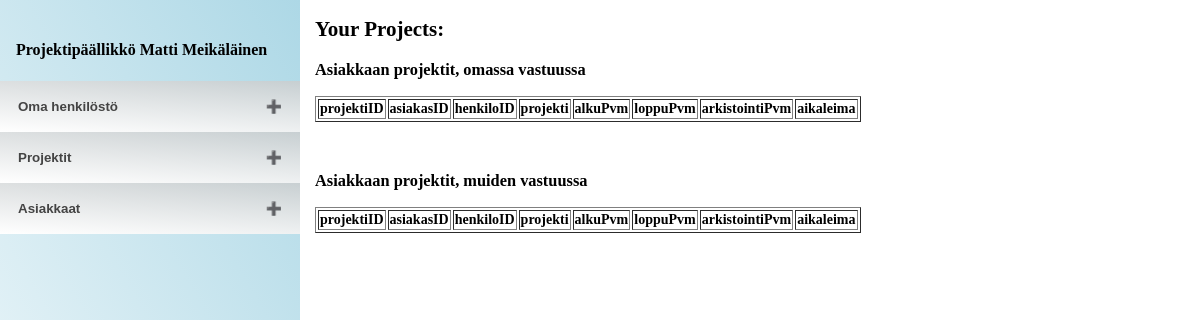
The app's page /viewv2.php, older data.
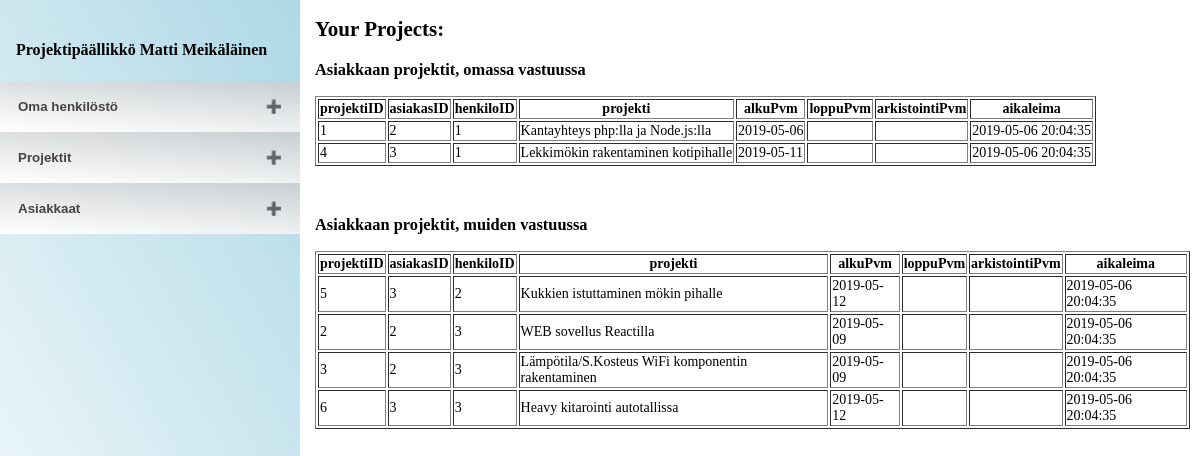
The same page, newer data.
### tables this page shows
CREATE TABLE projekti (
  projektiID int(11) NOT NULL AUTO_INCREMENT,
  asiakasID int(11) NOT NULL,
  henkiloID int(11) NOT NULL COMMENT 'Asiakkaan projektin vastuuhenkilö, Projektipäällikkö',
  projekti varchar(200) not null COMMENT 'Projektin otsikko, nimi', 
  alkuPvm date DEFAULT NULL COMMENT 'Projektin alkupäivä',
  loppuPvm date DEFAULT NULL COMMENT 'Projektin loppupäivä',
  arkistointiPvm date DEFAULT NULL COMMENT 'Projektin arkistointi, passivointi päivä, eli ei aktiivinen',
  aikaleima timestamp NOT NULL DEFAULT CURRENT_TIMESTAMP,
  PRIMARY KEY (projektiID),
  KEY fk_pr_asiakas (asiakasID),
  CONSTRAINT fk_pr_asiakas FOREIGN KEY (asiakasID) REFERENCES asiakas (asiakasID),
  KEY fk_pr_henkilo (henkiloID),
  CONSTRAINT fk_pr_henkilo FOREIGN KEY (henkiloID) REFERENCES henkilo (henkiloID)
);

### viewv2.php (the view, shortened to what this page needs)
<!DOCTYPE html>
<html lang="">
<head>
   <link rel="stylesheet" type="text/css" href="view.css">
</head>
<body>
<div class="main">
<h2>Your Projects:</h2>
      <?php
      require 'db_connection_config.php';
        $sql = "SELECT * FROM projekti where henkiloID=1";
        $result = mysqli_query($mysqli, $sql) or die ("Bad Query: $sql");
          echo("<h3>Asiakkaan projektit, omassa vastuussa </h3>");
          echo("<table border=1>");
          $finfo = mysqli_fetch_fields($result);
          foreach ($finfo as $val) {echo ('<th>'.$val->name.'</th>');}
          while ($row = mysqli_fetch_assoc($result)) {
              echo ("<tr>");
              foreach ($finfo as $val) {echo ("<td>{$row[$val->name]}</td>");}
              echo ("</tr>");
          }
          echo("</table> <br> <br>");
        $sql = "SELECT * FROM projekti where henkiloID<>1";
        $result = mysqli_query($mysqli, $sql) or die ("Bad Query: $sql");
              echo("<h3>Asiakkaan projektit, muiden vastuussa </h3>");
              echo("<table border=1>");
              $finfo = mysqli_fetch_fields($result);
              foreach ($finfo as $val) {echo ('<th>'.$val->name.'</th>');}
              while ($row = mysqli_fetch_assoc($result)) {
                  echo ("<tr>");
                  foreach ($finfo as $val) {echo ("<td>{$row[$val->name]}</td>");}
                  echo ("</tr>");
              }
              echo("</table> <br> <br>");
      ?>
</div>
<div class="sidenav">
    <h4 style="margin-left:1em;"><strong></strong>Projektipäällikkö Matti Meikäläinen</strong></h4>
    <button class="accordion"><strong>Oma henkilöstö</strong></button>
    <button class="accordion"><strong>Projektit</strong></button>
    <button class="accordion"><strong>Asiakkaat</strong></button>
</body>
</html>

Row changes from the older to the newer data that the page shows:
added projekti: projektiID "1", asiakasID "2", henkiloID "1", projekti "Kantayhteys php:lla ja Node.js:lla", alkuPvm "2019-05-06", aikaleima "2019-05-06 20:04:35"
added projekti: projektiID "4", asiakasID "3", henkiloID "1", projekti "Lekkimökin rakentaminen kotipihalle", alkuPvm "2019-05-11", aikaleima "2019-05-06 20:04:35"
added projekti: projektiID "5", asiakasID "3", henkiloID "2", projekti "Kukkien istuttaminen mökin pihalle", alkuPvm "2019-05-12", aikaleima "2019-05-06 20:04:35"
added projekti: projektiID "2", asiakasID "2", henkiloID "3", projekti "WEB sovellus Reactilla", alkuPvm "2019-05-09", aikaleima "2019-05-06 20:04:35"
added projekti: projektiID "3", asiakasID "2", henkiloID "3", projekti "Lämpötila/S.Kosteus WiFi komponentin rakentaminen", alkuPvm "2019-05-09", aikaleima "2019-05-06 20:04:35"
added projekti: projektiID "6", asiakasID "3", henkiloID "3", projekti "Heavy kitarointi autotallissa", alkuPvm "2019-05-12", aikaleima "2019-05-06 20:04:35"
